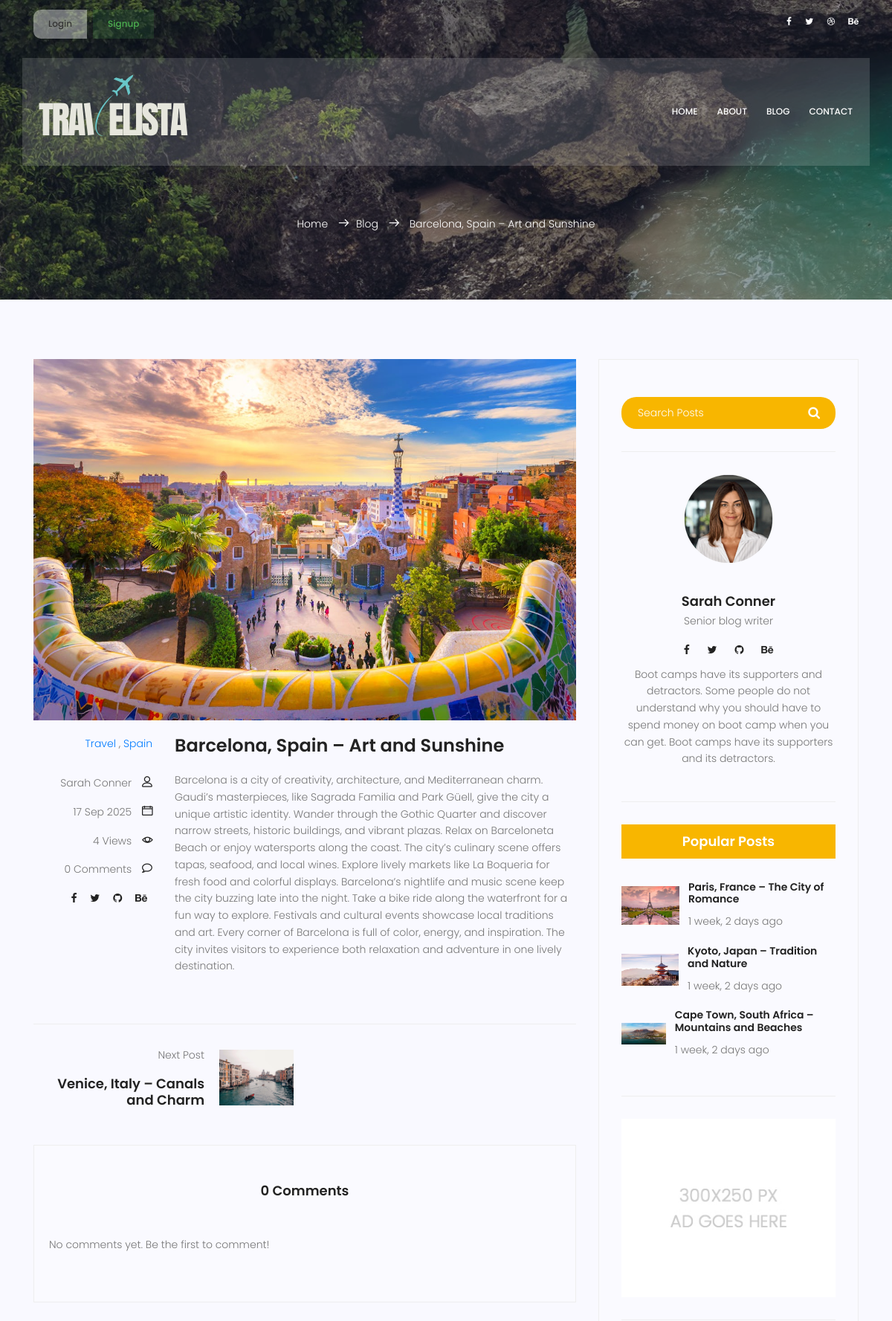
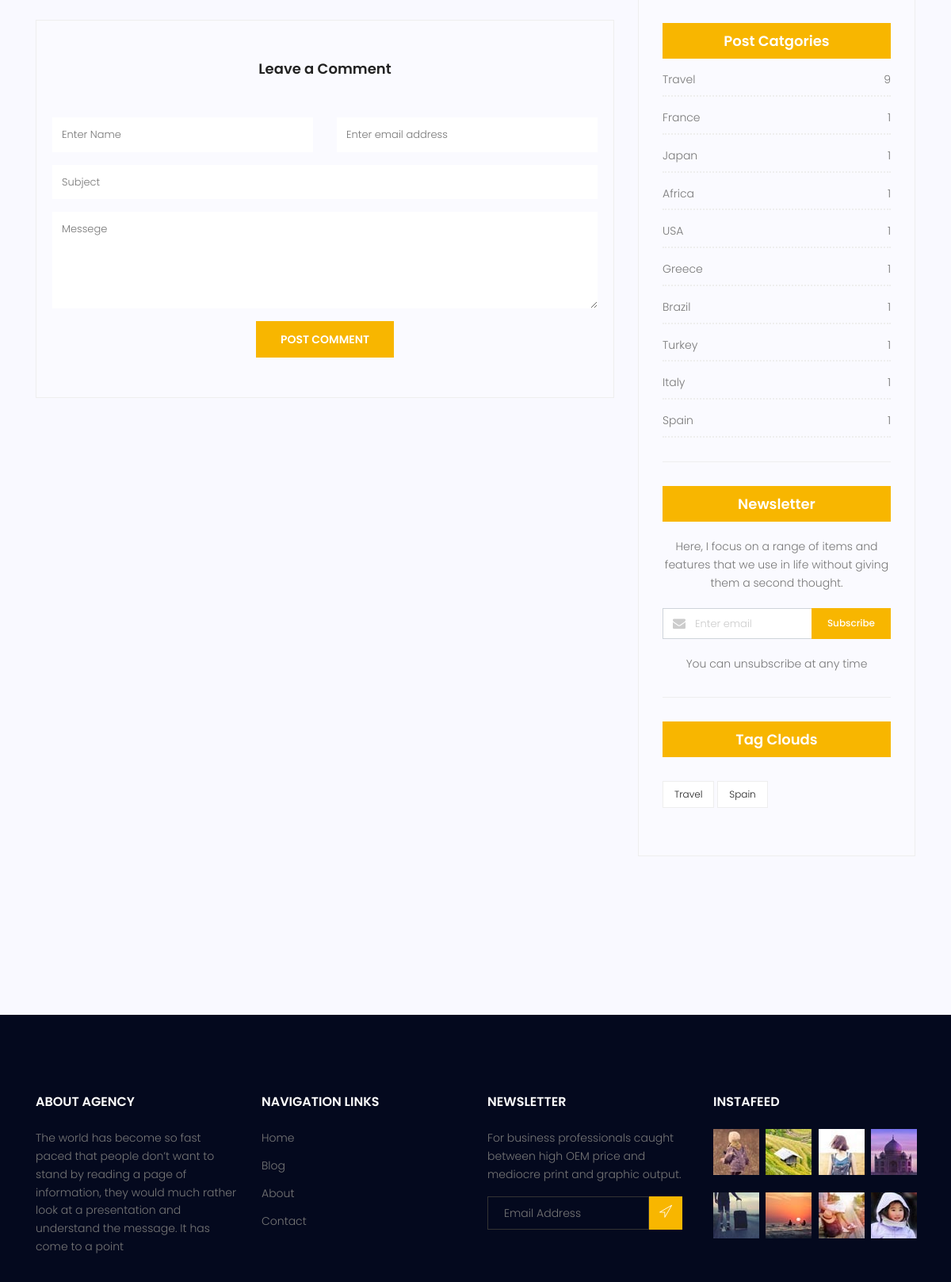
/blog/23 (upper part), run on the app's committed database (2 pictures, top to bottom).
### blog/models.py (models this page shows, shortened)
class Post(models.Model):
    image = models.ImageField(upload_to='blog/',default='blog/default.jpg')
    author = models.ForeignKey(User, on_delete=models.SET_NULL, null=True)
    title = models.CharField(max_length=255)
    content = models.TextField()
    tags = TaggableManager()
    category = models.ManyToManyField(Category)
    counted_views = models.IntegerField(default=0)
    status = models.BooleanField(default=False)
    published_date = models.DateTimeField(null=True)
    login_require = models.BooleanField(default=False)
    created_date = models.DateTimeField(auto_now_add=True)
    updated_date = models.DateTimeField(auto_now=True)
    class Meta:
        ordering = ['-created_date']

class Category(models.Model):
        name = models.CharField(max_length=255)
        def __str__(self):
            return self.name

### accounts/models.py (models this page shows, shortened)
class Profile(models.Model):
    user = models.OneToOneField(User, on_delete=models.CASCADE)
    avatar = models.ImageField(upload_to='avatar/', default='avatar/default.png')

### blog/views.py (the view)
# urls.py: path('<int:pid>', blog_single, name='single'),
def blog_single(request, pid):
    post = get_object_or_404(
        Post,
        id=pid,
        status=1,
        published_date__lte=timezone.now()
    )
    post.counted_views += 1
    post.save(update_fields=['counted_views'])
    posts_list = list(Post.objects.filter(status=1, published_date__lte=timezone.now()).order_by('-published_date'))
    current_index = posts_list.index(post)
    prev_post = posts_list[current_index - 1] if current_index > 0 else None
    next_post = posts_list[current_index + 1] if current_index < len(posts_list) - 1 else None
    if post.login_require and not request.user.is_authenticated:
        login_url = reverse('accounts:login')
        query_string = urlencode({'next': request.get_full_path()})
        url = f"{login_url}?{query_string}"
        return HttpResponseRedirect(url)
    comments = Comment.objects.filter(post=post, approved=True)
    if request.method == 'POST':
        form = CommentForm(request.POST)
        if form.is_valid():
            comment = form.save(commit=False)
            comment.post = post
            if not comment.subject:
                comment.subject = None
            comment.save()
            messages.success(request, 'Your comment submitted successfully!')
        else:
            messages.error(request, 'Your comment did not submit!')
    else:
        form = CommentForm()
    context = {
        'post': post,
        'prev_post': prev_post,
        'next_post': next_post,
        'comments': comments,
        'form': form,
        'author': post.author,  # نویسنده همان پست
    }
    return render(request, 'blog/blog-single.html', context)

### blog/forms.py
class CommentForm(forms.ModelForm):
    subject = forms.CharField(required=False)
    class Meta:
        model = Comment
        fields = ['post', 'name', 'email', 'subject', 'message']

### blog/templatetags/blog_tags.py (called while the page is built)
@register.inclusion_tag('blog/blog-popular-posts.html')
def latestposts(arg=3):
    posts = Post.objects.filter(status=1).order_by('published_date')[:arg]
    return {'posts':posts}

@register.inclusion_tag('blog/blog-post-categories.html')
def postcategories():
    posts = Post.objects.filter(status=1)
    categories = Category.objects.all()
    cat_dict = {}
    for name in categories:
        cat_dict[name] = posts.filter(category=name).count()
    return {'categories': cat_dict}

### templates/blog/blog-single.html (shortened to what this page needs)
{% extends 'base.html' %} {% load static %} {% load blog_tags %} {% load humanize %} {% block content %}
<section class="relative about-banner">
  <div class="overlay overlay-bg"></div>
  <div class="container">
    <div class="row d-flex align-items-center justify-content-center pt-120">
      <div class="about-content col-lg-12">
        <p class="text-white link-nav mt-100">
          <a href="{% url 'website:index' %}">Home </a>
          <span class="lnr lnr-arrow-right"></span
          ><a href="{% url 'blog:index' %}">Blog </a>
          <span class="lnr lnr-arrow-right"></span>
          {{ post.title }}
        </p>
      </div>
    </div>
  </div>
</section>
<section class="post-content-area single-post-area">
  <div class="container">
    <div class="row">
      <div class="col-lg-8 posts-list">
        <div class="single-post row">
          <div class="col-lg-12">
            <div class="feature-img">
              <img
                class="img-fluid"
                src="{{post.image.url}}"
                alt=""
              />
            </div>
          </div>
          <div class="col-lg-3 col-md-3 meta-details">
            <ul class="tags">
              {% for cat in post.category.all %}
                <a href="{% url 'blog:category' cat_name=cat.name %}">{{ cat.name }}</a> {% if not forloop.last %}, {% endif %}
              {% endfor %}
            </ul>
            <div class="user-details row">
              <p class="user-name col-lg-12 col-md-12 col-6">
                <a href="#">{{ post.author.get_full_name }}</a>
                <span class="lnr lnr-user"></span>
              </p>
              <p class="date col-lg-12 col-md-12 col-6">
                <a href="#">{{ post.published_date | date:"d M Y" }}</a>
                <span class="lnr lnr-calendar-full"></span>
              </p>
              <p class="view col-lg-12 col-md-12 col-6">
                <a href="#">{{ post.counted_views }} Views</a> <span class="lnr lnr-eye"></span>
              </p>
              <p class="comments col-lg-12 col-md-12 col-6">
                <a href="{% url 'blog:single' pid=post.id %}#comments">{{ comments|length }} Comments</a>
                <span class="lnr lnr-bubble"></span>
              </p>
              <ul class="social-links col-lg-12 col-md-12 col-6">
                <li>
                  <a href="#"><i class="fa fa-facebook"></i></a>
                </li>
                <li>
                  <a href="#"><i class="fa fa-twitter"></i></a>
                </li>
                <li>
                  <a href="#"><i class="fa fa-github"></i></a>
                </li>
                <li>
                  <a href="#"><i class="fa fa-behance"></i></a>
                </li>
              </ul>
            </div>
          </div>
          <div class="col-lg-9 col-md-9">
            <h3 class="mt-20 mb-20">
              {{ post.title }}
            </h3>
            <p class="excert">
              {{ post.content|safe }}
            </p>
          </div>
        </div>
        <div class="navigation-area">
          <div class="row">
            {% if next_post %}
            <div
              class="col-lg-6 col-md-6 col-12 nav-right flex-row d-flex justify-content-end align-items-center"
            >
              <div class="detials">
                <p>Next Post</p>
                <a href="{% url 'blog:single' pid=next_post.id %}"><h4>{{ next_post.title }}</h4></a>
              </div>
              <div class="arrow">
                <a href="{% url 'blog:single' pid=next_post.id %}"
                  ></a>
              </div>
              <div class="thumb">
                <a href="{% url 'blog:single' pid=next_post.id %}"
                  ><img
                    class="img-fluid"
                    src="{{ next_post.image.url }}"
                    alt=""
                /></a>
              </div>
            </div>
            {% endif %}
          </div>
        </div>
        <div class="comments-area" id="comments">
          <h4>{{ comments|length }} Comments</h4>
          <div class="comment-list">
          {% for comment in comments %}
            <div class="single-comment justify-content-between d-flex">
              <div class="user justify-content-between d-flex">
                <div class="thumb">
                  <img src="{% static 'img/blog/c1.jpg' %}" alt="" />
                </div>
                <div class="desc">
                  <h5><a href="#">{{ comment.name }}</a></h5>
                  <p class="date">{{ comment.created_date|naturaltime }}</p>
                  <p class="comment">{{ comment.message }}</p>
                </div>
              </div>
              <!-- <div class="reply-btn">
                <a href="" class="btn-reply text-uppercase">reply</a>
              </div> -->
            </div>
            {% empty %}
            <p>No comments yet. Be the first to comment!</p>
            {% endfor %}
          </div>
        </div>
        <div class="comment-form">
          <h4>Leave a Comment</h4>
          <form method="post" action="{% url 'blog:single' pid=post.id %}">
            {% if request.user.is_authenticated %}
            <input type="hidden" name="name" value="{{ request.user.first_name }}">
            <input type="hidden" name="email" value="{{ request.user.email }}">
            {% else %}
            <div class="form-group form-inline">
              <div class="form-group col-lg-6 col-md-12 name">
                <input
                  type="text"
                  class="form-control"
                  name="name"
                  placeholder="Enter Name"
                  onfocus="this.placeholder = ''"
                  onblur="this.placeholder = 'Enter Name'"
                />
              </div>
              <div class="form-group col-lg-6 col-md-12 email">
                <input
                  type="email"
                  class="form-control"
                  name="email"
                  placeholder="Enter email address"
                  onfocus="this.placeholder = ''"
                  onblur="this.placeholder = 'Enter email address'"
                />
              </div>
            </div>
            {% endif %}
            <div class="form-group">
              <input
                type="text"
                class="form-control"
                name="subject"
                placeholder="Subject"
                onfocus="this.placeholder = ''"
                onblur="this.placeholder = 'Subject'"
              />
            </div>
            <div class="form-group">
              <textarea
                class="form-control mb-10"
                rows="5"
                name="message"
                placeholder="Messege"
                onfocus="this.placeholder = ''"
                onblur="this.placeholder = 'Messege'"
                required=""
              ></textarea>
            </div>
            <button type="submit" class="primary-btn text-uppercase">Post Comment</button>
          </form>
        </div>
      </div>
      <div class="col-lg-4 sidebar-widgets">
        <div class="widget-wrap">
          {% include 'blog/blog-search.html' %}
          {% include 'blog/blog-writer.html' with author=post.author %}
          {% latestposts %}
          {% include 'blog/blog-ads.html' %}
          {% postcategories %}
          {% include 'blog/blog-newsletter.html' %}
          {% include 'blog/blog-tags.html' %}
        </div>
      </div>
    </div>
  </div>
</section>
{% endblock %}

### templates/blog/blog-writer.html
{% load static %}
<div class="single-sidebar-widget user-info-widget">
    {% if author and author.profile and author.profile.avatar %}
        <img src="{{ author.profile.avatar.url }}" alt="{{ author.get_full_name|default:author.username }}">
    {% else %}
        <img src="{% static 'img/blog/user-info.png' %}" alt="{{ author.get_full_name|default:'Unknown Author' }}">
    {% endif %}
    {% if author %}
        <a href="{% url 'blog:author' author_username=author.username %}">
            <h4>{{ author.first_name|default:author.username }} {{ author.last_name }}</h4>
        </a>
    {% else %}
        <h4>Unknown Author</h4>
    {% endif %}
    <p>Senior blog writer</p>
    <ul class="social-links">
        <li><a href="#"><i class="fa fa-facebook"></i></a></li>
        <li><a href="#"><i class="fa fa-twitter"></i></a></li>
        <li><a href="#"><i class="fa fa-github"></i></a></li>
        <li><a href="#"><i class="fa fa-behance"></i></a></li>
    </ul>
    <p>
        Boot camps have its supporters and detractors. Some people do
        not understand why you should have to spend money on boot camp
        when you can get. Boot camps have its supporters and its
        detractors.
    </p>
</div>

### templates/blog/blog-popular-posts.html
{% load static %}
{% load humanize %}
<div class="single-sidebar-widget popular-post-widget">
            <h4 class="popular-title">Popular Posts</h4>
            <div class="popular-post-list">
              {% for post in posts %}
              <div class="single-post-list d-flex flex-row align-items-center">
                <div class="thumb">
                  <img
                    class="img-fluid"
                    src="{{post.image.url}}"
                    alt=""
                  />
                </div>
                <div class="details">
                  <a href="{% url 'blog:single' pid=post.id %}"
                    ><h6>{{post.title}}</h6></a
                  >
                  <p>{{post.published_date|naturaltime}}</p>
                </div>
              </div>
              {% endfor %}
            </div>
          </div>

### templates/blog/blog-post-categories.html
{% load static %}
<div class="single-sidebar-widget post-category-widget">
            <h4 class="category-title">Post Catgories</h4>
            <ul class="cat-list">
              {% for name,count in categories.items %}
              <li>
                <a href="{% url 'blog:category' cat_name=name %}" class="d-flex justify-content-between">
                  <p>{{name}}</p>
                  <p>{{count}}</p>
                </a>
              </li>
              {% endfor %}
            </ul>
          </div>

### templates/blog/blog-tags.html
{% load static %}
<div class="single-sidebar-widget tag-cloud-widget">
            <h4 class="tagcloud-title">Tag Clouds</h4>
            <ul>
              {% for tag in post.tags.all %}
              <li><a href="{% url 'blog:tag' tag_name=tag.name %}">{{ tag.name }}</a></li>
              {% endfor %}
            </ul>
          </div>

### data on the page
Post: title "Barcelona, Spain – Art and Sunshine", image (picture), author.get_full_name "Sarah Conner", published_date "17 Sep 2025", counted_views "4", content "Barcelona is a city of creativity, architecture, and Mediterranean charm. Gaudi’s masterpieces, like Sagrada Familia and Park Güell, give the city a unique artistic identity. Wander through the Gothic Quarter and discover narrow streets, historic buildings, and vibrant plazas. Relax on Barceloneta Beach or enjoy watersports along the coast. The city’s culinary scene offers tapas, seafood, and local wines. Explore lively markets like La Boqueria for fresh food and colorful displays. Barcelona’s nightlife and music scene keep the city buzzing late into the night. Take a bike ride along the waterfront for a fun way to explore. Festivals and cultural events showcase local traditions and art.…"
Category: name "Travel", count "9"
Category: name "Spain", count "1"
Post: title "Venice, Italy – Canals and Charm", image (picture)
Post: image (picture), title "Paris, France – The City of Romance", published_date "1 week, 2 days ago"
Post: image (picture), title "Kyoto, Japan – Tradition and Nature", published_date "1 week, 2 days ago"
Post: image (picture), title "Cape Town, South Africa – Mountains and Beaches", published_date "1 week, 2 days ago"
Category: name "France", count "1"
Category: name "Japan", count "1"
Category: name "Africa", count "1"
Category: name "USA", count "1"
Category: name "Greece", count "1"
Category: name "Brazil", count "1"
Category: name "Turkey", count "1"
Category: name "Italy", count "1"
Tag: name "Travel"
Tag: name "Spain"

### other printed values
{{ comments|length }} "0"
{{ author.first_name|default:author.username }} "Sarah"
{{ author.last_name }} "Conner"
